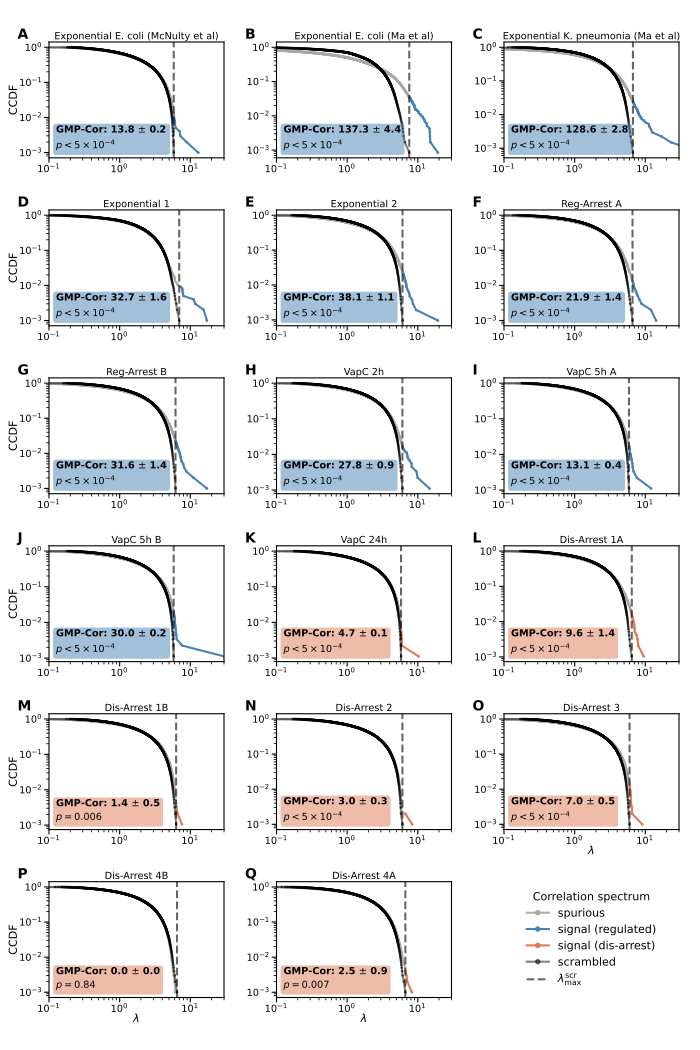

The Python source for this figure:
"""
Supplementary Figure S5 — Correlation-spectrum CCDFs across all datasets.

Recreates the "# additional data" panel from `scripts/supplementary figures.ipynb`,
but updated to the current figure conventions:

  * Each dataset is shown as a CCDF (complementary CDF, 1 - CDF) of the
    correlation eigenvalue spectrum ONLY -- no eigenvalue-density (PDF) panel --
    in the same loglog style as figure2.py / figure3.py (spurious / signal /
    scrambled, with the scrambled-maximum threshold marked).
  * Each panel is annotated with the GMP-Cor metric read from
    `results/data_metrics/data_metrics.csv`, column `sum_denoised_ev`.
    The signal portion of the CCDF is colored by the dataset `category`
    (regulated vs. dis-arrest), matching figure3.py.

Eigenvalue spectra are loaded from `ev_data/<dataset>.npy`, each an array of
shape (2, P): row 0 = empirical eigenvalues, row 1 = scrambled eigenvalues.

Run from this directory:
    cd scripts/supplementary_figures
    python figure_s5.py
The figure is written next to this script as figure_s5.pdf.
"""
import os
import sys

# --- import bootstrap: this script lives in scripts/supplementary_figures/ ----
_HERE = os.path.dirname(os.path.abspath(__file__))
_REPO = os.path.dirname(os.path.dirname(_HERE))                       # repo root
sys.path.insert(0, _REPO)                                            # import src.*
sys.path.insert(0, os.path.join(_REPO, 'scripts', 'figures'))        # figure_functions

import numpy as np
import pandas as pd
import matplotlib.pyplot as plt
from figure_functions import PanelFigure
import permutation_pvalues as pv

# ------------------------------------------------------------------
# Global style
# ------------------------------------------------------------------
fsize = 10
plt.close("all")

EV_DATA_DIR = os.path.join(_REPO, 'ev_data')
METRICS_CSV = os.path.join(_REPO, 'results', 'data_metrics', 'data_metrics.csv')
TITLES_XLSX = os.path.join(_REPO, 'ev_data', 'titles.xlsx')

# Signal color by dataset category (matches figure3.py: regulated vs dis-arrest)
REG_COLOR = 'steelblue'
DIS_COLOR = '#E07B54'
CATEGORY_COLOR = {'r': REG_COLOR, 'd': DIS_COLOR}


def _plot_ccdf(ax, npy_path, title, gmp_cor, signal_color='skyblue',
               show_xlabel=True, show_ylabel=True, show_legend=False):
    """Draw the loglog CCDF of empirical (row 0) vs scrambled (row 1) eigenvalues.

    Color scheme (shared with figure2.py / figure3.py):
      grey  -> spurious correlations (eigenvalues below the scrambled maximum)
      color -> true correlation signal (eigenvalues at/above the scrambled max)
      black -> scrambled data
    """
    arr = np.load(npy_path)
    data1 = arr[0, :]; data1 = data1[data1 > 0]      # empirical eigenvalues
    data2 = arr[1, :]; data2 = data2[data2 > 0]      # scrambled eigenvalues
    x2 = float(np.max(data2))                         # scrambled maximum (GMP-Cor threshold)

    d1s = np.sort(data1)
    d2s = np.sort(data2)
    p1 = len(d1s)
    ccdf1 = 1 - np.arange(1, p1 + 1) / p1 + 1 / p1
    p2 = len(d2s)
    ccdf2 = 1 - np.arange(1, p2 + 1) / p2 + 1 / p2

    noise = d1s < x2
    ax.loglog(d1s[noise], ccdf1[noise], '.', linestyle='-',
              color='darkgray', alpha=0.7, label='spurious', markersize=2)
    ax.loglog(d1s[~noise], ccdf1[~noise], '.', linestyle='-',
              color=signal_color, label='signal', markersize=2)
    ax.loglog(d2s, ccdf2, '.', linestyle='-',
              color='black', alpha=0.5, label='scrambled', markersize=2)

    ax.set_xlim([0.1, 30])
    ax.axvline(x2, color='k', linestyle='--', alpha=0.6)

    ax.set_title(title, fontsize=fsize - 3, pad=2)
    ax.tick_params(labelsize=fsize - 3, pad=1)
    if show_xlabel:
        ax.set_xlabel(r'$\lambda$', fontsize=fsize - 2, labelpad=0)
    if show_ylabel:
        ax.set_ylabel('CCDF', fontsize=fsize - 2, labelpad=0)

    # GMP-Cor annotation (the new metric: sum_denoised_ev), on a rounded,
    # semi-transparent box tinted by category (salmon = dis-arrest,
    # steelblue = regulated) via the panel's signal_color.
    # GMP-Cor with its sqrt(N)*sigma uncertainty, and the empirical permutation
    # p-value underneath, in one box.
    label = pv.gmp_cor_label(npy_path, gmp_cor, decimals=1)
    p_txt = pv.p_label(pv.perm_p(npy_path))
    if p_txt is not None:
        label += '\n' + p_txt
    ax.text(0.04, 0.05, label, transform=ax.transAxes,
            fontsize=fsize - 3, weight='bold', va='bottom', ha='left',
            linespacing=1.4,
            bbox=dict(boxstyle='round,pad=0.3', facecolor=signal_color,
                      alpha=0.5, edgecolor='none'))

    if show_legend:
        ax.legend(fontsize=fsize - 4, loc='upper right', framealpha=0.9)


# ------------------------------------------------------------------
# Collect the datasets to plot.
#
# `ev_data/titles.xlsx` is the driver: it lists which samples to show, the
# display `title` for each, the `category` (signal color), and the order.
# The GMP-Cor value for each sample is looked up from data_metrics.csv
# (column `sum_denoised_ev`) by matching the file-name stem.
# ------------------------------------------------------------------
def _stem(name):
    """Strip a trailing .npy / .csv extension."""
    for ext in ('.npy', '.csv'):
        if name.endswith(ext):
            return name[:-len(ext)]
    return name


metrics = pd.read_csv(METRICS_CSV, index_col=0)
gmp_by_stem = {_stem(fn): float(v)
               for fn, v in zip(metrics['file_name'], metrics['sum_denoised_ev'])}

titles = pd.read_excel(TITLES_XLSX)

datasets = []
for _, row in titles.iterrows():
    stem = _stem(str(row['file_name']))
    npy_path = os.path.join(EV_DATA_DIR, stem + '.npy')
    if not os.path.exists(npy_path):
        print(f"WARNING: no eigenvalue data for '{stem}' (expected {npy_path}); skipping")
        continue
    if stem not in gmp_by_stem:
        print(f"WARNING: no GMP-Cor (sum_denoised_ev) for '{stem}' in data_metrics.csv; skipping")
        continue
    datasets.append({
        'stem': stem,
        'title': str(row['title']),
        'npy_path': npy_path,
        'gmp_cor': gmp_by_stem[stem],
        'category': str(row['category']),
    })

n = len(datasets)
print(f"Plotting CCDFs for {n} datasets")

# ------------------------------------------------------------------
# Assemble — portrait grid of small-multiple CCDF panels
# ------------------------------------------------------------------
ncols = 3
nrows = int(np.ceil((n + 1) / ncols))   # +1 cell reserved for a shared legend

pf = PanelFigure(figsize=(7, 1.7 * nrows + 0.3), label_offset=(-0.06, 0.03))
# label=" " (a non-empty, blank string) suppresses the grid's auto "A" label;
# per-panel letters are drawn individually in the loop below.
axes = pf.add_grid_panel([0.07, 0.05, 0.90, 0.91], nrows, ncols,
                         wspace=0.3, hspace=0.45, label=" ")

axes_flat = axes.flatten()
for i, ds in enumerate(datasets):
    r, c = divmod(i, ncols)
    ax = axes_flat[i]
    _plot_ccdf(
        ax, ds['npy_path'], ds['title'], ds['gmp_cor'],
        signal_color=CATEGORY_COLOR.get(ds['category'], 'skyblue'),
        show_xlabel=(r == nrows - 1) or (i + ncols >= n),  # bottom of its column
        show_ylabel=(c == 0),
    )
    # Per-panel letter (A, B, C, ...)
    ax.text(-0.18, 1.12, chr(ord('A') + i), transform=ax.transAxes,
            fontsize=fsize, fontweight='bold', va='top', ha='left')

# Use the trailing empty cell(s) for a single shared legend
from matplotlib.lines import Line2D
legend_handles = [
    Line2D([0], [0], marker='.', linestyle='-', color='darkgray',
           label='spurious', markersize=6),
    Line2D([0], [0], marker='.', linestyle='-', color=REG_COLOR,
           label='signal (regulated)', markersize=6),
    Line2D([0], [0], marker='.', linestyle='-', color=DIS_COLOR,
           label='signal (dis-arrest)', markersize=6),
    Line2D([0], [0], marker='.', linestyle='-', color='black', alpha=0.5,
           label='scrambled', markersize=6),
    Line2D([0], [0], linestyle='--', color='k', alpha=0.6,
           label=r'$\lambda_\mathrm{max}^\mathrm{scr}$'),
]
for j in range(n, nrows * ncols):
    axes_flat[j].set_axis_off()
legend_ax = axes_flat[n] if n < nrows * ncols else None
if legend_ax is not None:
    legend_ax.legend(handles=legend_handles, loc='center', fontsize=fsize - 2,
                     frameon=False, title='Correlation spectrum',
                     title_fontsize=fsize - 2)

pf.save("figure_s5.pdf", dpi=300, transparent=True)
pf.fig.savefig("figure_s5_preview.png", dpi=200)
plt.show()
